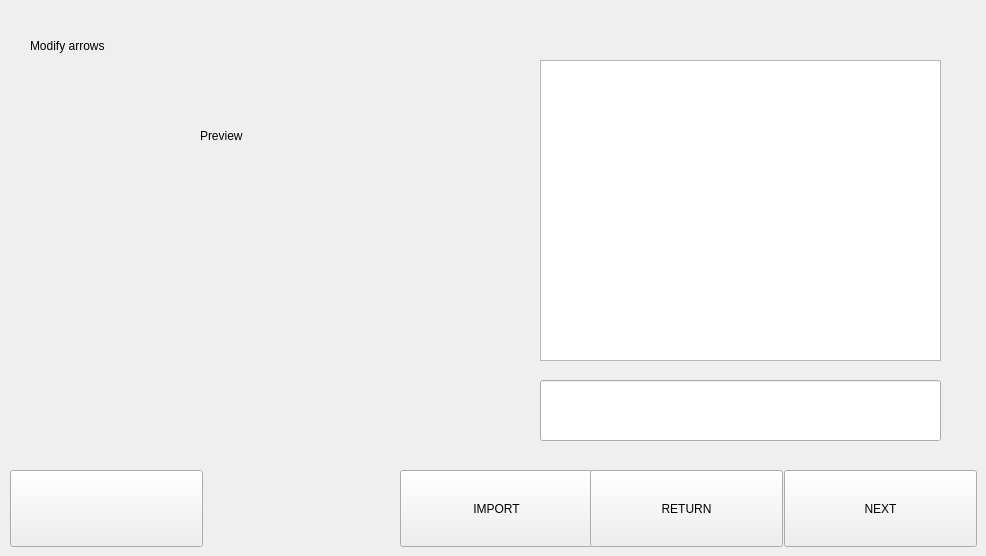
     <widget class="QWidget" name="page322_arrow">
      <widget class="QLabel" name="label_322_preview">
       <property name="geometry">
        <rect>
         <x>200</x>
         <y>110</y>
         <width>281</width>
         <height>51</height>
        </rect>
       </property>
       <property name="text">
        <string>Preview</string>
       </property>
      </widget>
      <widget class="QPushButton" name="btn_322_import">
       <property name="geometry">
        <rect>
         <x>400</x>
         <y>470</y>
         <width>193</width>
         <height>77</height>
        </rect>
       </property>
       <property name="sizePolicy">
        <sizepolicy hsizetype="Minimum" vsizetype="Expanding">
         <horstretch>0</horstretch>
         <verstretch>0</verstretch>
        </sizepolicy>
       </property>
       <property name="text">
        <string>IMPORT</string>
       </property>
      </widget>
      <widget class="QPushButton" name="btn_322_next">
       <property name="geometry">
        <rect>
         <x>784</x>
         <y>470</y>
         <width>193</width>
         <height>77</height>
        </rect>
       </property>
       <property name="sizePolicy">
        <sizepolicy hsizetype="Minimum" vsizetype="Expanding">
         <horstretch>0</horstretch>
         <verstretch>0</verstretch>
        </sizepolicy>
       </property>
       <property name="text">
        <string>NEXT</string>
       </property>
      </widget>
      <widget class="QPushButton" name="btn_322_return">
       <property name="geometry">
        <rect>
         <x>590</x>
         <y>470</y>
         <width>193</width>
         <height>77</height>
        </rect>
       </property>
       <property name="sizePolicy">
        <sizepolicy hsizetype="Minimum" vsizetype="Expanding">
         <horstretch>0</horstretch>
         <verstretch>0</verstretch>
        </sizepolicy>
       </property>
       <property name="text">
        <string>RETURN</string>
       </property>
      </widget>
      <widget class="QPushButton" name="btn_322_test">
       <property name="geometry">
        <rect>
         <x>10</x>
         <y>470</y>
         <width>193</width>
         <height>77</height>
        </rect>
       </property>
       <property name="sizePolicy">
        <sizepolicy hsizetype="Minimum" vsizetype="Expanding">
         <horstretch>0</horstretch>
         <verstretch>0</verstretch>
        </sizepolicy>
       </property>
       <property name="text">
        <string/>
       </property>
      </widget>
      <widget class="QLabel" name="img_322_preview">
       <property name="geometry">
        <rect>
         <x>30</x>
         <y>170</y>
         <width>480</width>
         <height>272</height>
        </rect>
       </property>
       <property name="minimumSize">
        <size>
         <width>480</width>
         <height>272</height>
        </size>
       </property>
       <property name="maximumSize">
        <size>
         <width>480</width>
         <height>272</height>
        </size>
       </property>
       <property name="text">
        <string/>
       </property>
      </widget>
      <widget class="QLabel" name="label_322_title">
       <property name="geometry">
        <rect>
         <x>30</x>
         <y>10</y>
         <width>641</width>
         <height>71</height>
        </rect>
       </property>
       <property name="text">
        <string>Modify arrows</string>
       </property>
      </widget>
      <widget class="QListWidget" name="list_322_arrows">
       <property name="geometry">
        <rect>
         <x>540</x>
         <y>60</y>
         <width>401</width>
         <height>301</height>
        </rect>
       </property>
      </widget>
      <widget class="QLineEdit" name="edit_322_cur">
       <property name="geometry">
        <rect>
         <x>540</x>
         <y>380</y>
         <width>401</width>
         <height>61</height>
        </rect>
       </property>
       <property name="readOnly">
        <bool>true</bool>
       </property>
      </widget>
     </widget>
